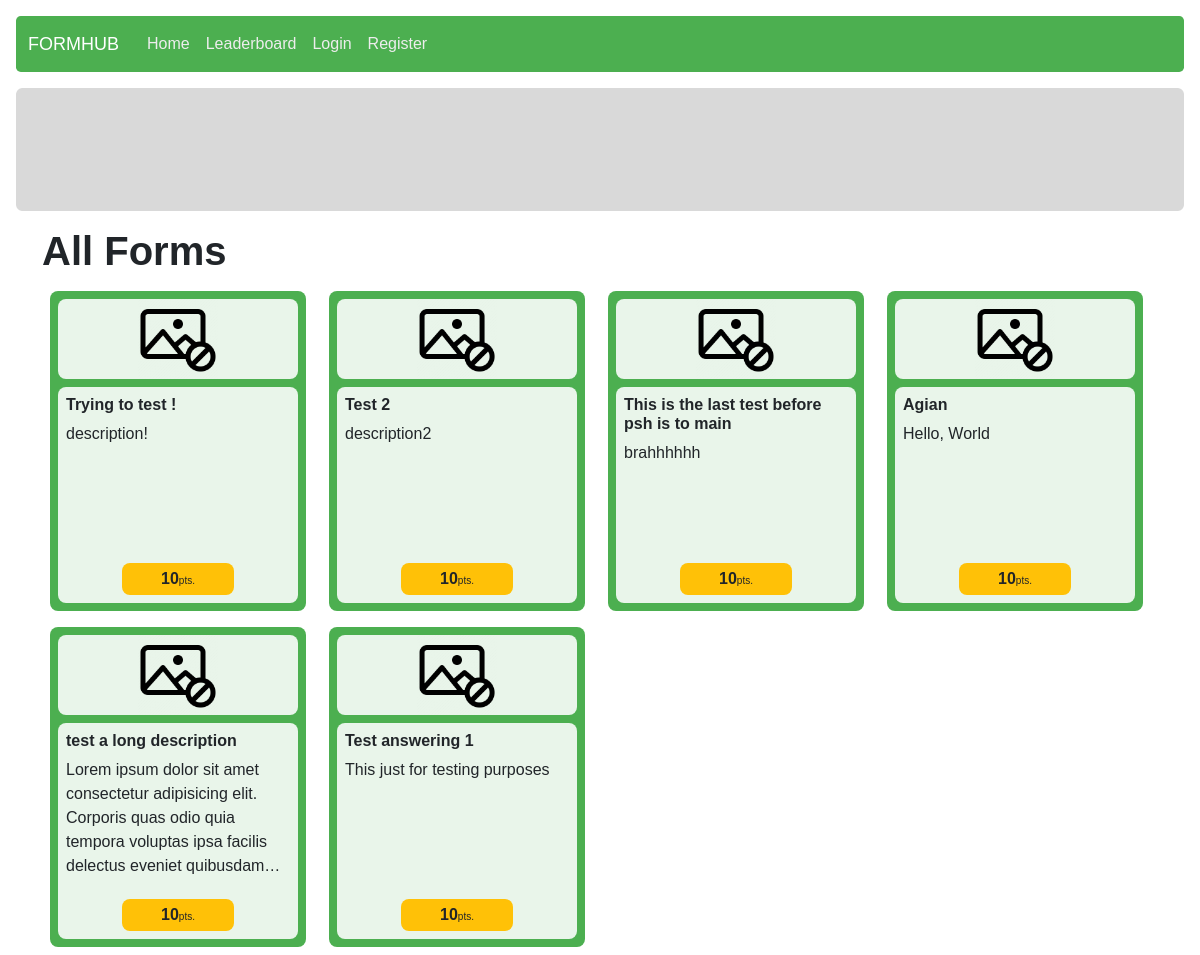
The app's page /, older data.
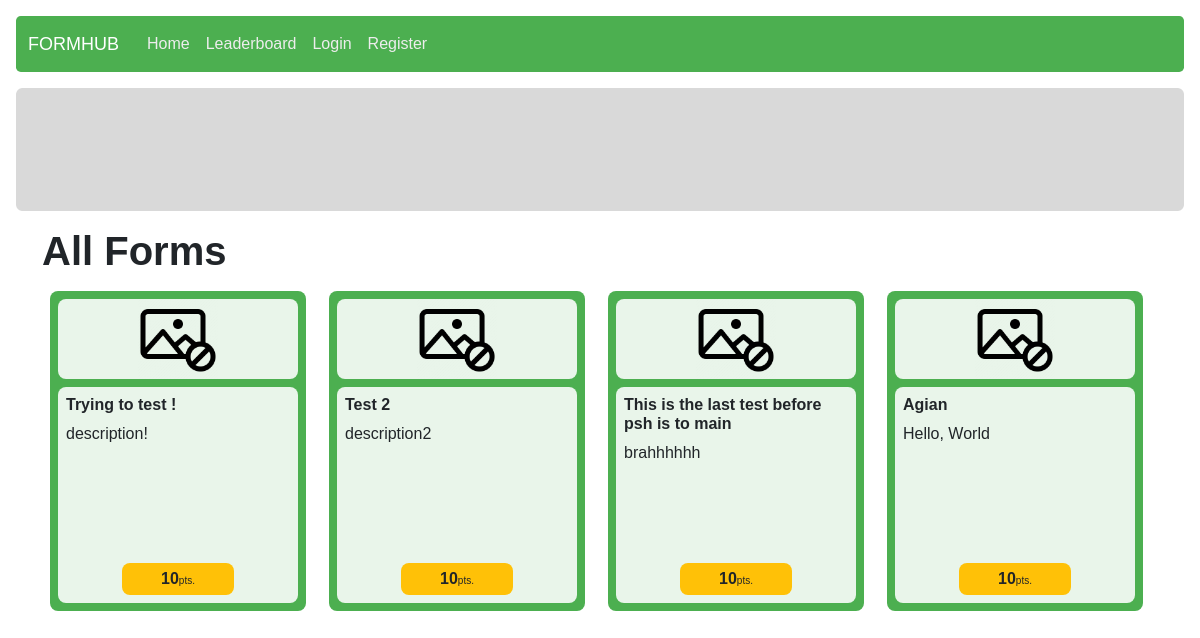
The same page, newer data.
### form_management/models.py (models this page shows, shortened)
class Form(models.Model):
    owner = models.ForeignKey(User, on_delete = models.CASCADE)
    form_name = models.CharField(max_length = 125)
    description = models.CharField(max_length = 1000)
    category = models.ForeignKey(Category, on_delete = models.CASCADE, null = True)
    design = models.JSONField()
    creation_timestamp = models.DateTimeField(auto_now_add = True)
    publish_timestamp = models.DateTimeField(null = True)
    is_open = models.BooleanField(default = False)
    is_sale = models.BooleanField(default = False)
    form_point = models.ForeignKey(Point, on_delete = models.CASCADE, related_name="form_point")

class Point(models.Model):
    form_size = models.CharField(max_length = 2)
    point = models.IntegerField()
    description = models.CharField(max_length = 50, null = True)
    lower_bound = models.IntegerField()
    upper_bound = models.IntegerField()
    def __str__(self):
        return f"{self.point}"

### answering/views.py (the view)
# urls.py: path("", views.index, name="index"),
def index(request):
	if (request.user.is_authenticated):
		is_already_answered_form = FormResponse.objects.filter(responder = request.user).values("form_id").distinct()
		exclude_form_list = [item["form_id"] for item in is_already_answered_form]
		forms = Form.objects.filter(is_open = True).exclude(id__in=exclude_form_list)
	else:
		forms = Form.objects.filter(is_open = True)
	return render(request, "answering/index.html", {
		"title": "All Active Forms",
		"forms": forms
	})

### templates/answering/index.html (shortened to what this page needs)
{% extends "layout.html" %}
{% load static %}
{% block extra_css %}
    <link rel="stylesheet" href="{% static 'answering/index.css' %}">
{% endblock %}
{% block body %}
<div class="container">
    <h1><strong>All Forms</strong></h1>
    <div class="all-forms d-flex flex-row flex-wrap">
        {% for form in forms %}
            <div class="form-card p-2 d-flex flex-column col-sm-6 col-md-4 col-lg-3" data-code="{{ form.id }}">
                <div class="form p-2 d-flex flex-column">
                    <div class="img-container d-flex justify-content-center">
                        <img src="{% static 'answering/imgs/no-pic.png' %}" alt="no-photo">
                    </div>
                    <div class="form-meta-data mt-2 p-2">
                        <h6 class="form-name">{{ form.form_name }}</h6>
                        <div class="description">
                            {{ form.description }}
                        </div>
                        <div class="bottom-section mt-auto p-1">
                            <span class="point">{{ form.form_point }}</span><span class="unit">pts.</span>
                        </div>
                    </div>
                </div>
            </div>
        {% empty %}
            <h3>No form</h3>
        {% endfor %}
    </div>
</div>
{% endblock %}

Row changes from the older to the newer data that the page shows:
removed Form: form_name "test a long description", description "Lorem ipsum dolor sit amet consectetur adipisicing elit. Corporis quas odio quia tempora voluptas ipsa facilis delectus eveniet…", form_point "10"
removed Form: form_name "Test answering 1", description "This just for testing purposes", form_point "10"
